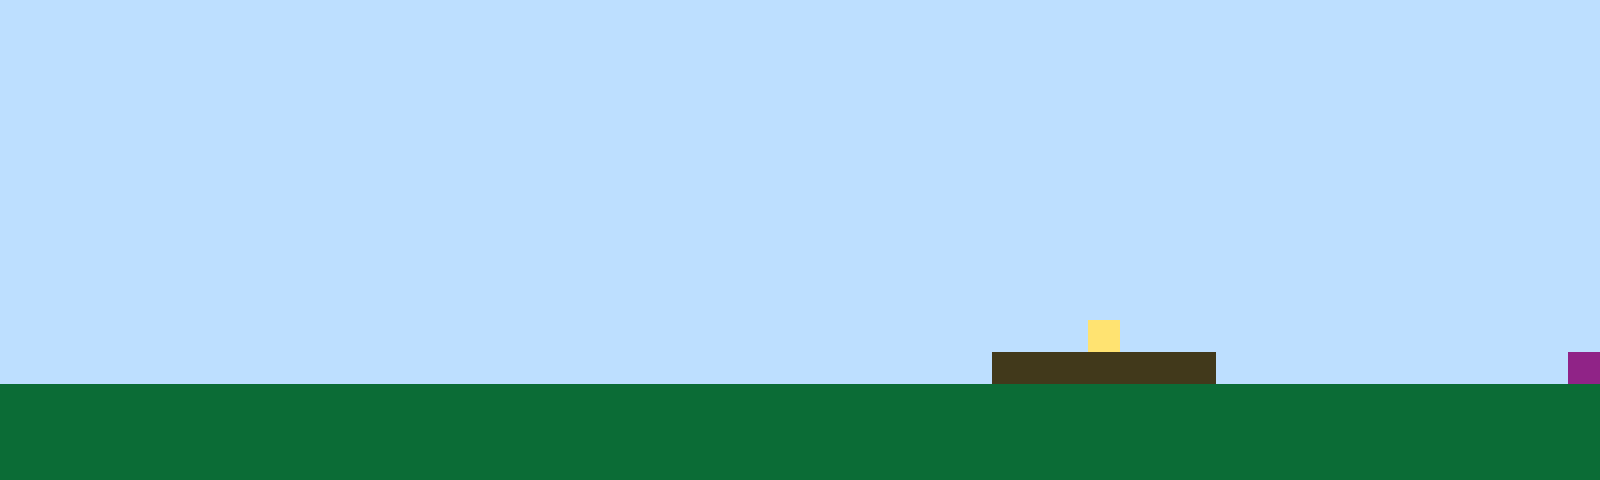

Tiled map render using the project's own tile images. Description and the whole map definition, tile-layer contents included, below:
An orthogonal 50x15 tile map with 32x32 px tiles, 1 tile layer (Tile Layer 1).

<map version="1.10" tiledversion="1.11.2" orientation="orthogonal" renderorder="right-up" width="50" height="15" tilewidth="32" tileheight="32" infinite="0" nextlayerid="2" nextobjectid="1"><editorsettings><export target="map1.csv" format="csv" /></editorsettings><tileset firstgid="1" name="sprites" tilewidth="32" tileheight="32" tilecount="6" columns="3"><image source="sprites.png" width="96" height="64" /></tileset><layer id="1" name="Tile Layer 1" width="50" height="15"><data encoding="csv">1,1,1,1,1,1,1,1,1,1,1,1,1,1,1,1,1,1,1,1,1,1,1,1,1,1,1,1,1,1,1,1,1,1,1,1,1,1,1,1,1,1,1,1,1,1,1,1,1,1,1,1,1,1,1,1,1,1,1,1,1,1,1,1,1,1,1,1,1,1,1,1,1,1,1,1,1,1,1,1,1,1,1,1,1,1,1,1,1,1,1,1,1,1,1,1,1,1,1,1,1,1,1,1,1,1,1,1,1,1,1,1,1,1,1,1,1,1,1,1,1,1,1,1,1,1,1,1,1,1,1,1,1,1,1,1,1,1,1,1,1,1,1,1,1,1,1,1,1,1,1,1,1,1,1,1,1,1,1,1,1,1,1,1,1,1,1,1,1,1,1,1,1,1,1,1,1,1,1,1,1,1,1,1,1,1,1,1,1,1,1,1,1,1,1,1,1,1,1,1,1,1,1,1,1,1,1,1,1,1,1,1,1,1,1,1,1,1,1,1,1,1,1,1,1,1,1,1,1,1,1,1,1,1,1,1,1,1,1,1,1,1,1,1,1,1,1,1,1,1,1,1,1,1,1,1,1,1,1,1,1,1,1,1,1,1,1,1,1,1,1,1,1,1,1,1,1,1,1,1,1,1,1,1,1,1,1,1,1,1,1,1,1,1,1,1,1,1,1,1,1,1,1,1,1,1,1,1,1,1,1,1,1,1,1,1,1,1,1,1,1,1,1,1,1,1,1,1,1,1,1,1,1,1,1,1,1,1,1,1,1,1,1,1,1,1,1,1,1,1,1,1,1,1,1,1,1,1,1,1,1,1,1,1,1,1,1,1,1,1,1,1,1,1,1,1,1,1,1,1,1,1,1,1,1,1,1,1,1,1,1,1,1,1,1,1,1,1,1,1,1,1,1,1,1,1,1,1,1,1,1,1,1,1,1,1,1,1,1,1,1,1,1,1,1,1,1,1,1,1,1,1,1,1,1,1,1,1,1,1,1,1,1,1,1,1,1,1,1,1,1,1,1,1,1,1,1,1,1,1,1,1,1,1,1,1,1,1,1,1,1,1,1,1,1,1,1,1,1,1,1,1,1,1,1,1,1,1,1,1,1,1,1,1,1,1,1,1,1,1,1,1,1,1,1,1,1,1,1,1,1,1,1,1,1,1,1,1,1,1,1,1,1,1,1,1,1,1,1,1,1,1,1,1,4,1,1,1,1,1,1,1,1,1,1,1,1,1,1,1,1,1,1,1,1,1,1,1,1,1,1,1,1,1,1,1,1,1,1,1,1,1,1,1,1,1,1,1,1,1,1,3,3,3,3,3,3,3,1,1,1,1,1,1,1,1,1,1,1,6,2,2,2,2,2,2,2,2,2,2,2,2,2,2,2,2,2,2,2,2,2,2,2,2,2,2,2,2,2,2,2,2,2,2,2,2,2,2,2,2,2,2,2,2,2,2,2,2,2,2,2,2,2,2,2,2,2,2,2,2,2,2,2,2,2,2,2,2,2,2,2,2,2,2,2,2,2,2,2,2,2,2,2,2,2,2,2,2,2,2,2,2,2,2,2,2,2,2,2,2,2,2,2,2,2,2,2,2,2,2,2,2,2,2,2,2,2,2,2,2,2,2,2,2,2,2,2,2,2,2,2,2,2,2,2,2,2,2,2,2,2,2,2,2,2,2,2,2,2,2</data></layer></map>
